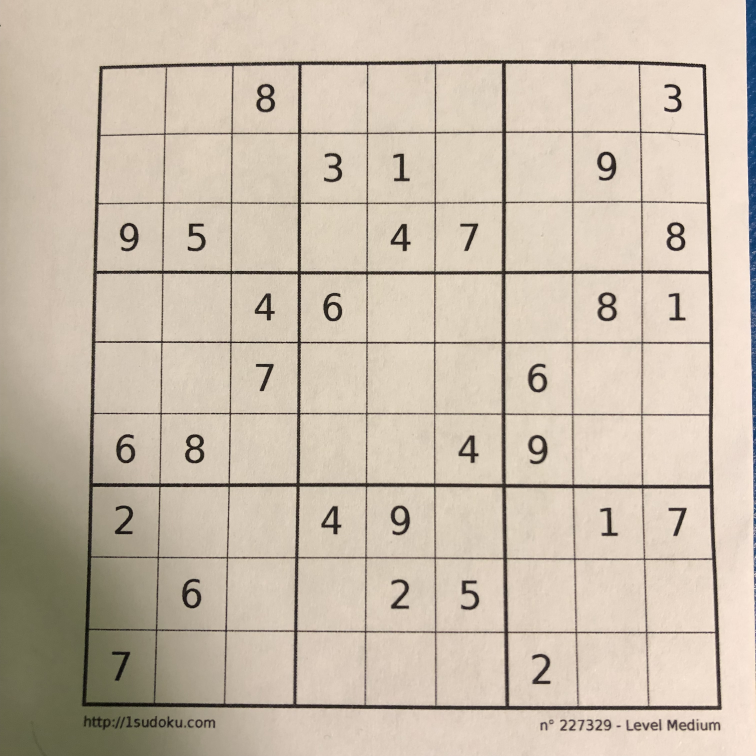
#> input picture webapp/media/puzzle5.JPG, 3024 x 3024 px, found by its file name (shown at 1/4 size)
$ python -i script.py   (imports and definitions only)   (older library calls are emulated)
#> lines starting #> are read from the running program, lines starting #| are printed output that depends on the picture
import cv2
import numpy as np
import joblib
from sklearn import datasets, neighbors, linear_model
from sklearn.externals import joblib
from sklearn.svm import LinearSVC
import os


# [74 lines left out: functions modify, findNextCellToFill, isValid, solveSudoku, locateEntry, rectify, not called in this run]


def solve(fileName):
#> called with fileName = 'media/puzzle5.JPG'
    try:
        # import image
        sudoku = cv2.imread("tmp/%s" %fileName, 0)
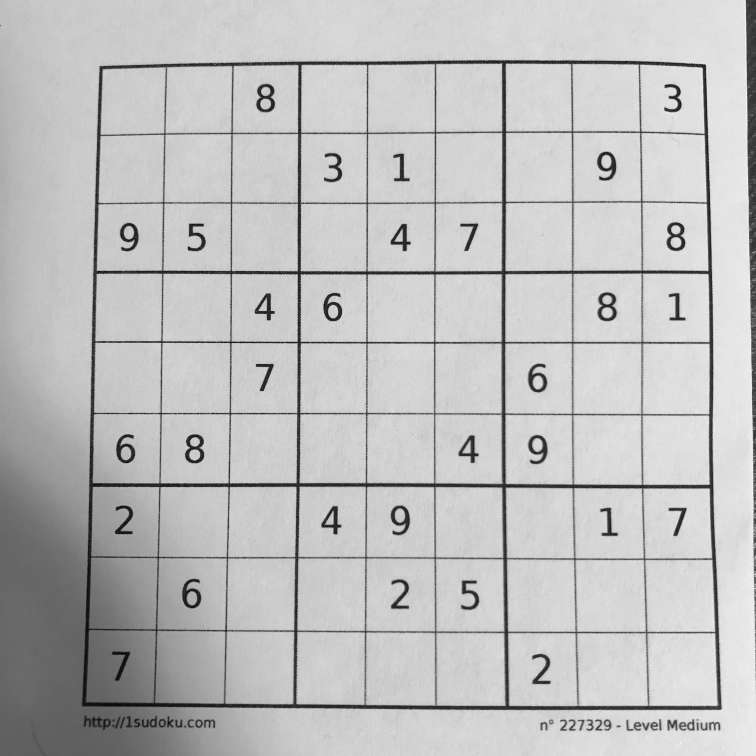
#> sudoku: shape (3024, 3024) (shown at 1/4 size); min 0, max 255, mean 190.5
        sudoku1 = cv2.imread("tmp/%s" %fileName)
#> sudoku1 is the input picture: shape (3024, 3024, 3); mean B, G, R 171.9, 188.4, 201.5

        sudoku = cv2.resize(sudoku, (420,420))
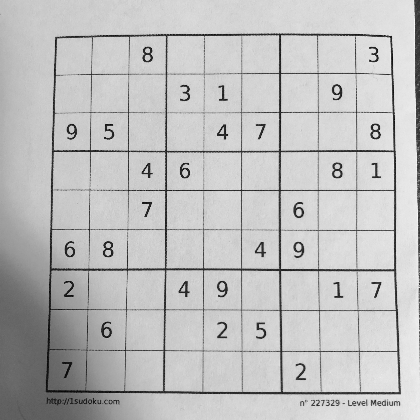
#> sudoku: shape (420, 420); min 5, max 253, mean 190.5
        sudoku1 = cv2.resize(sudoku1, (420,420))
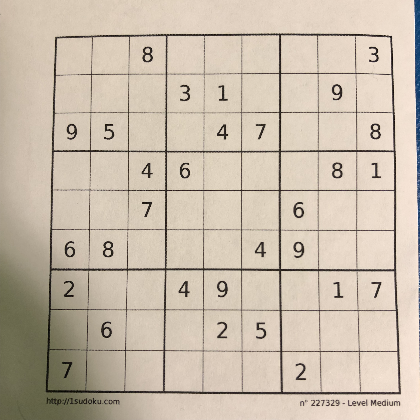
#> sudoku1: shape (420, 420, 3); mean B, G, R 171.9, 188.4, 201.5

        #import classifier
        clf = joblib.load('Classifiers/log-classifier.pkl')
#> (reads webapp/Classifiers/log-classifier.pkl from the repository)

        font = cv2.FONT_HERSHEY_SIMPLEX

        # filtering
        cop = np.zeros(sudoku.shape, np.uint8)
        blur = cv2.GaussianBlur(sudoku,(5,5),0)

        outerBox = cv2.adaptiveThreshold(blur, 255, cv2.ADAPTIVE_THRESH_MEAN_C, cv2.THRESH_BINARY, 5, 2)
        outerBox = cv2.bitwise_not(outerBox)

        # detect roi
        outerBox, contours, hierarchy = cv2.findContours(outerBox, cv2.RETR_TREE, cv2.CHAIN_APPROX_SIMPLE)
        biggest = None
        max_area = 0
        for i in contours:
                area = cv2.contourArea(i)
                if area > 100:
                        peri = cv2.arcLength(i,True)
                        approx = cv2.approxPolyDP(i,0.02*peri,True)
                        if area > max_area and len(approx)==4:
                                biggest = approx
                                max_area = area

        biggest = rectify(biggest)
        h = np.array([ [0,0],[449,0],[449,449],[0,449] ],np.float32)
        retval = cv2.getPerspectiveTransform(biggest,h)
        warped = cv2.warpPerspective(blur,retval,(450,450))
        warped1 = cv2.warpPerspective(sudoku1,retval,(450,450))


        # get grid
        cop = np.zeros(warped.shape, np.uint8)
        outerBox = cv2.adaptiveThreshold(warped, 255, cv2.ADAPTIVE_THRESH_MEAN_C, cv2.THRESH_BINARY, 5, 2)
        outerBox = cv2.bitwise_not(outerBox)
        kernel = cv2.getStructuringElement(cv2.MORPH_CROSS,(3,3))
        np.array([[0, 0, 1, 0, 0],
               [0, 0, 1, 0, 0],
               [1, 1, 1, 1, 1],
               [0, 0, 1, 0, 0],
               [0, 0, 1, 0, 0]], dtype=np.uint8)
        outerBox = cv2.dilate(outerBox, kernel, iterations=1)
        grid = np.zeros(warped.shape, np.uint8)
        lines = cv2.HoughLines(outerBox,1,np.pi/180,300)
        for line in lines:
            rho,theta = line[0]
            a = np.cos(theta)
            b = np.sin(theta)
            x0 = a*rho
            y0 = b*rho
            x1 = int(x0 + 1000*(-b))
            y1 = int(y0 + 1000*(a))
            x2 = int(x0 - 1000*(-b))
            y2 = int(y0 - 1000*(a))

            cv2.line(grid,(x1,y1),(x2,y2),(255),2)

        grid = cv2.dilate(grid, kernel, iterations=2)
        # squareBit = cv2.bitwise_not(grid)
        numbers = np.zeros((9,9))
        # collect all squares
        _, contours, _ = cv2.findContours(grid,cv2.RETR_LIST,cv2.CHAIN_APPROX_SIMPLE)

        # Iterate through digits in sudoku puzzle
        idx =0
        for cnt in contours[:81]:
            idx += 1
            x,y,w,h = cv2.boundingRect(cnt)
            digit=outerBox[y:y+h,x:x+w]
            digit = cv2.erode(digit, kernel, iterations=2)
            cv2.rectangle(warped1,(x,y),(x+w,y+h),(200,0,0),2)
            digit = cv2.resize(digit, (36,36))

            # Use classifier for digit
            num = clf.predict(np.reshape(digit, (1,-1)))
            if(cv2.countNonZero(digit) < 50):
                num = [0]

            # Place digit in 2d array
            row, col = locateEntry(x,y)
            numbers[row][col] = num[0]
            cv2.putText(warped1,str(num[0]),(x,y+h),font,1,(225,0,0),2)

        new_file_name = "solved_%s" %fileName
        # display sudoku puzzle with recognition
        cv2.imwrite("tmp/%s" %new_file_name, warped1)
        print(new_file_name)
        if not solveSudoku(numbers):
            solution = "Sorry, this one's a toughie... please try again"
        else:
            solution = numbers
        return new_file_name, solution
    except:
        print("No puzzle was detected in the image")

>>> result = solve('media/puzzle5.JPG')
